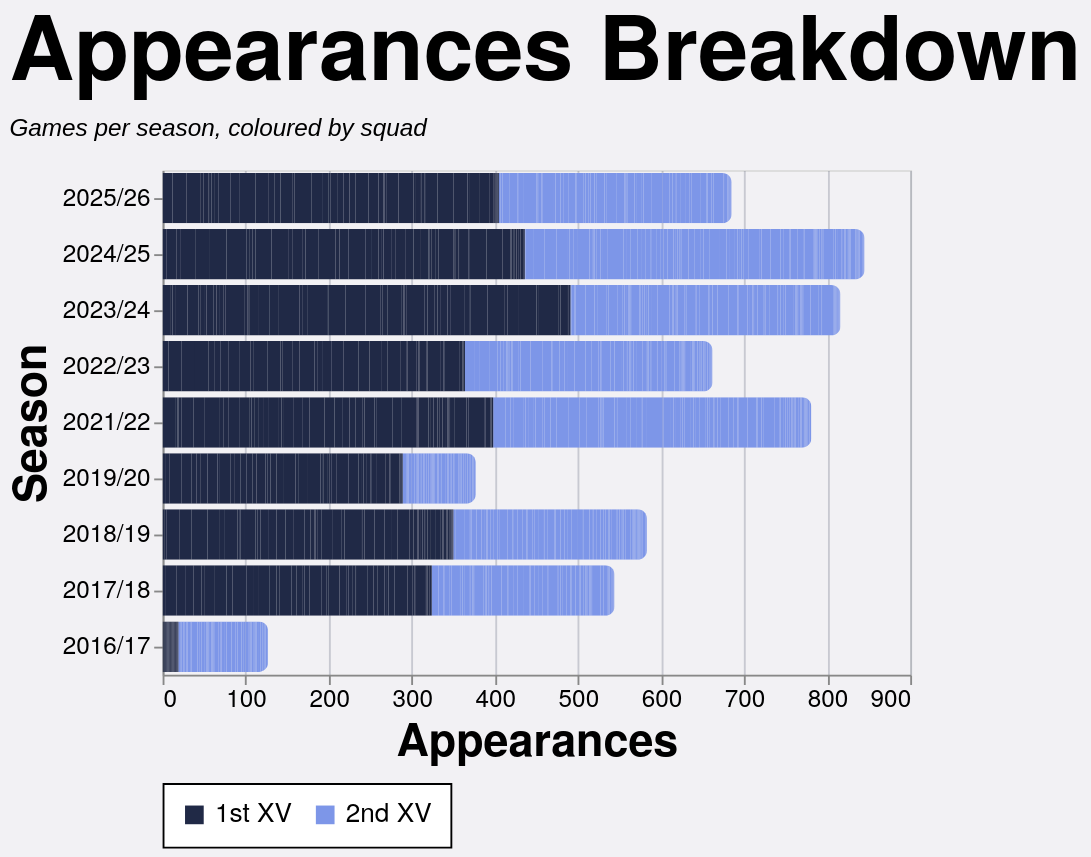

The Vega-Lite source for this figure:
### Vega-Lite specification from a JSON file in a GitHub repository (floating-point values rounded to 4 significant figures; data arrays with more than 128 entries replaced by an {"elided": "..."} marker saying what was removed)
{"config": {"axis": {"labelFont": "PT Sans Narrow, Helvetica Neue, Helvetica, Arial, sans-serif", "titleFont": "PT Sans Narrow, Helvetica Neue, Helvetica, Arial, sans-serif", "labelFontSize": 13, "titleFontSize": 24, "gridColor": "#202947", "gridOpacity": 0.2, "zindex": 1}, "text": {"font": "Lato, sans-serif"}, "bar": {"cornerRadiusEnd": 5}, "header": {"labelFont": "PT Sans Narrow, Helvetica Neue, Helvetica, Arial, sans-serif", "titleFont": "PT Sans Narrow, Helvetica Neue, Helvetica, Arial, sans-serif", "labelFontSize": 24, "titleFontSize": 28, "labelFontWeight": "bold", "orient": "left"}, "legend": {"labelFont": "PT Sans Narrow, Helvetica Neue, Helvetica, Arial, sans-serif", "titleFont": "PT Sans Narrow, Helvetica Neue, Helvetica, Arial, sans-serif", "labelFontSize": 14, "titleFontSize": 16, "titlePadding": 5, "fillColor": "white", "strokeColor": "black", "padding": 10, "titleFontWeight": "lighter", "titleFontStyle": "italic", "titleColor": "gray", "offset": 10}, "title": {"font": "PT Sans Narrow, Helvetica Neue, Helvetica, Arial, sans-serif", "fontSize": 48, "fontWeight": "bold", "anchor": "start", "align": "center", "titlePadding": 20, "subtitlePadding": 10, "subtitleFontSize": 13, "subtitleColor": "", "subtitleFontStyle": "italic", "offset": 15, "color": "black"}, "axisX": {"labelAngle": 0}, "facet": {"title": null, "header": null, "align": {"row": "each", "column": "each"}}, "resolve": {"scale": {"y": "independent", "facet": "independent"}}, "background": "#f2f1f4", "scale": {"offsetBandPaddingOuter": 0.2, "offsetBandPaddingInner": 0.1}}, "data": {"name": "data-74dd70a1c5b14da890515bd1dc0b7777"}, "mark": {"type": "bar"}, "encoding": {"color": {"field": "color_value", "legend": {"orient": "bottom", "title": null}, "scale": {"domain": ["1st XV", "2nd XV"], "range": ["#202946", "#7d96e8"]}, "sort": {"field": "sum(apps)", "op": "sum", "order": "descending"}, "type": "nominal"}, "tooltip": [{"field": "player", "title": "Player", "type": "nominal"}, {"field": "season", "title": "Season", "type": "nominal"}, {"field": "color_value", "title": "Group", "type": "nominal"}, {"aggregate": "sum", "field": "apps", "title": "Appearances", "type": "quantitative"}], "x": {"aggregate": "sum", "field": "apps", "title": "Appearances", "type": "quantitative"}, "y": {"field": "season", "sort": {"field": "season_sort", "op": "max", "order": "descending"}, "title": "Season", "type": "nominal"}}, "height": {"step": 30}, "title": {"text": "Appearances Breakdown", "subtitle": "Games per season, coloured by squad"}, "width": 400, "$schema": "https://vega.github.io/schema/vega-lite/v5.20.1.json", "datasets": {"data-74dd70a1c5b14da890515bd1dc0b7777": {"elided": "2535 records"}}}
